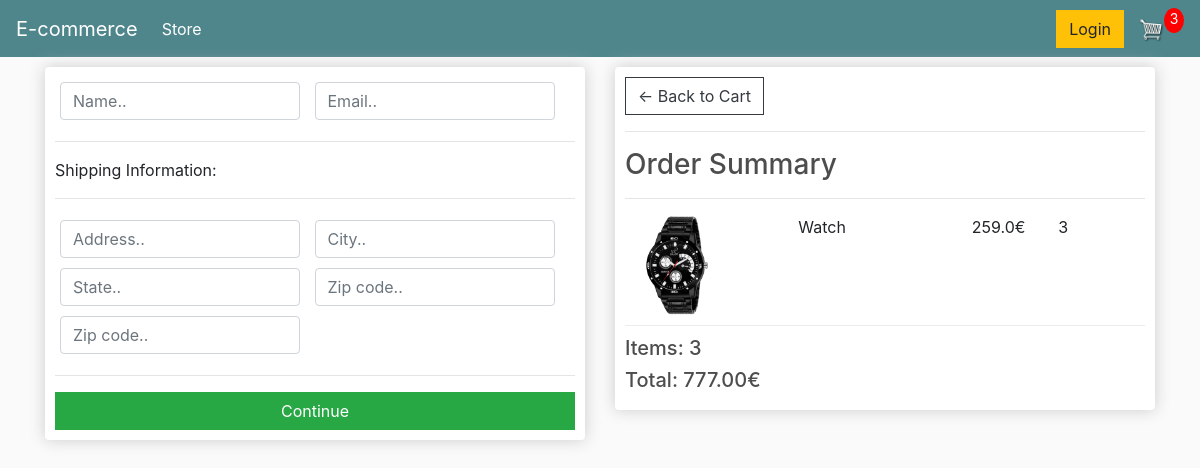
/checkout/ (signed in), run on an earlier commit of the app's database.
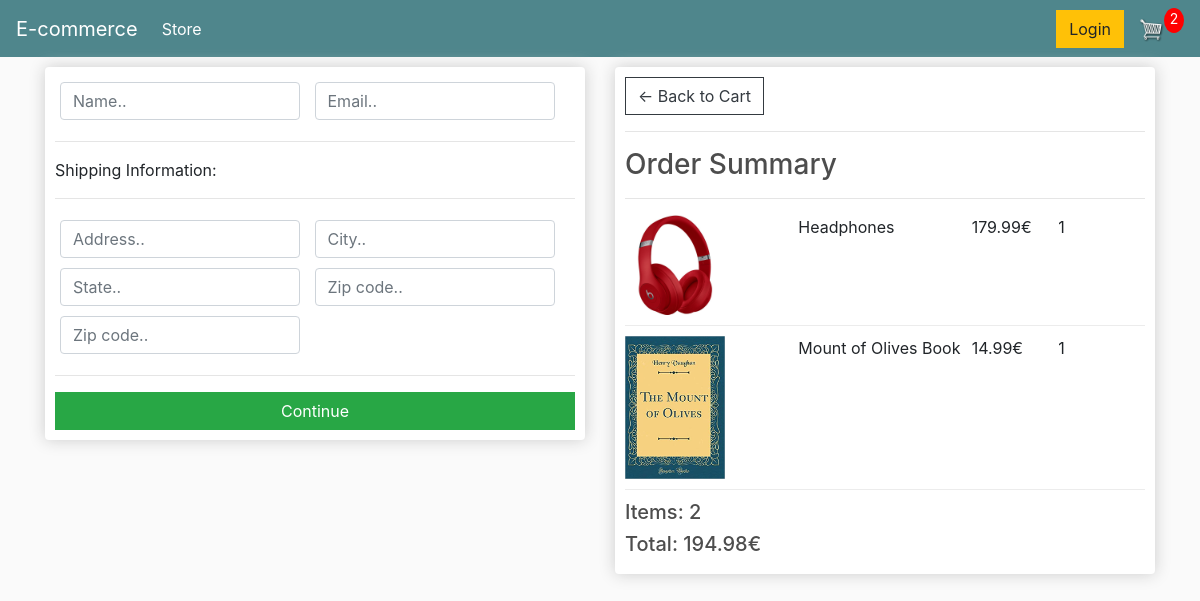
And on a later commit of the database.
### store/models.py (models this page shows, shortened)
class OrderItem(models.Model):
    product = models.ForeignKey(Product, on_delete= models.SET_NULL, blank=True, null=True)
    order = models.ForeignKey(Order, on_delete= models.SET_NULL, blank=True, null=True)
    quantity = models.IntegerField(default=0, null=True, blank=True)
    date_added = models.DateField(auto_now_add=True)
    @property
    def get_total(self):
        total = self.product.price * self.quantity
        return total

class Product(models.Model):
    name = models.CharField(max_length=200, null=True)
    price = models.FloatField()
    digital = models.BooleanField(default=False, null=True, blank=False)
    image = models.ImageField(null=True, blank=True)
    @property
    def imageURL(self):
        try:
            url = self.image.url
        except:
            url = ''
        return url

class Order(models.Model):
    customer = models.ForeignKey(Customer, on_delete= models.SET_NULL, blank=True, null=True)
    date_ordered = models.DateField(auto_now_add=True)
    complete = models.BooleanField(default=False, null=True, blank=False)
    transaction_id = models.CharField(max_length=200, null=True)
    @property
    def shipping(self):
        shipping = False
        orderitems = self.orderitem_set.all()
        for i in orderitems:
            if i.product.digital == False:
                shipping = True
        return shipping
    @property
    def get_cart_total(self):
        orderitems = self.orderitem_set.all()
        total = sum([item.get_total for item in orderitems])
        return total
    @property
    def get_cart_items(self):
        orderitems = self.orderitem_set.all()
        total = sum([item.quantity for item in orderitems])
        return total

### store/views.py (the view)
# urls.py: path('checkout/', views.checkout, name='checkout'),
def checkout(request):
    if request.user.is_authenticated:
        customer = request.user.customer
        order, created = Order.objects.get_or_create(customer=customer, complete=False)
        items = order.orderitem_set.all()
        cartItems = order.get_cart_items
    else:
        items = []
        order = {'get_cart_total': 0, 'get_cart_items':0, 'shipping':False}
        cartItems = order['get_cart_items']
    context = {'items':items, 'order':order, 'cartItems': cartItems}
    return render(request, 'store/checkout.html', context)

### store/templates/store/checkout.html (shortened to what this page needs)
{% extends 'store/main.html' %}
{% load static %}
{% block content %}
     <div class="row">
		<div class="col-lg-6">
			<div class="box-element" id="form-wrapper">
				<form id="form">
					<div id="user-info">
						<div class="form-field">
							<input required class="form-control" type="text" name="name" placeholder="Name..">
						</div>
						<div class="form-field">
							<input required class="form-control" type="email" name="email" placeholder="Email..">
						</div>
					</div>
					<div id="shipping-info">
						<hr>
						<p>Shipping Information:</p>
						<hr>
						<div class="form-field">
							<input class="form-control" type="text" name="address" placeholder="Address..">
						</div>
						<div class="form-field">
							<input class="form-control" type="text" name="city" placeholder="City..">
						</div>
						<div class="form-field">
							<input class="form-control" type="text" name="state" placeholder="State..">
						</div>
						<div class="form-field">
							<input class="form-control" type="text" name="zipcode" placeholder="Zip code..">
						</div>
						<div class="form-field">
							<input class="form-control" type="text" name="country" placeholder="Zip code..">
						</div>
					</div>
					<hr>
					<input id="form-button" class="btn btn-success btn-block" type="submit" value="Continue">
				</form>
			</div>
			<br>
		</div>
		<div class="col-lg-6">
			<div class="box-element">
				<a  class="btn btn-outline-dark" href="{% url 'cart' %}">&#x2190; Back to Cart</a>
				<hr>
				<h3>Order Summary</h3>
				<hr>
				{% for item in items %}
				<div class="cart-row">
					<div style="flex:2"><img class="row-image" src="{{item.product.imageURL}}"></div>
					<div style="flex:2"><p>{{item.product.name}}</p></div>
					<div style="flex:1"><p>{{item.product.price}}€</p></div>
					<div style="flex:1"><p>{{item.quantity}}</p></div>
				</div>
				{% endfor %}
				<h5>Items: {{order.get_cart_items}}</h5>
				<h5>Total: {{order.get_cart_total | floatformat:2}}€</h5>
			</div>
		</div>
	</div>
{% endblock content %}

What changed in the data, as far as the page shows it:
removed OrderItem: product.imageURL (picture), product.name "Watch", product.price "259.0", quantity "3"
added OrderItem: product.imageURL (picture), product.name "Headphones", product.price "179.99", quantity "1"
added OrderItem: product.imageURL (picture), product.name "Mount of Olives Book", product.price "14.99", quantity "1"
computed for Order: get_cart_items "3" → "2"; get_cart_total "777.00" → "194.98"
Also different on the page:
{{ cartItems }}: "3" → "2"
